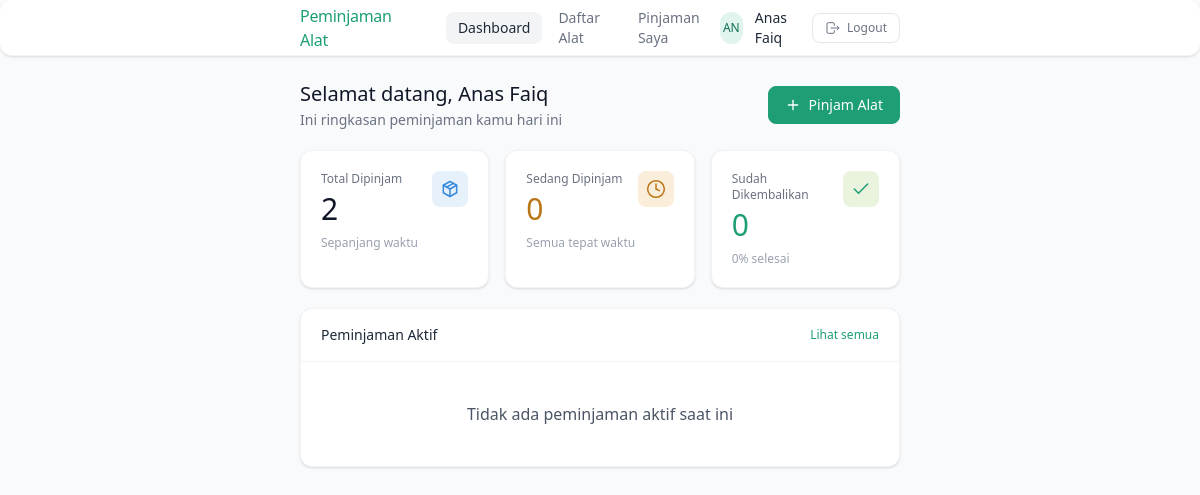
/pages/peminjam/dashboard.php (signed in), run on an earlier commit of the app's database.
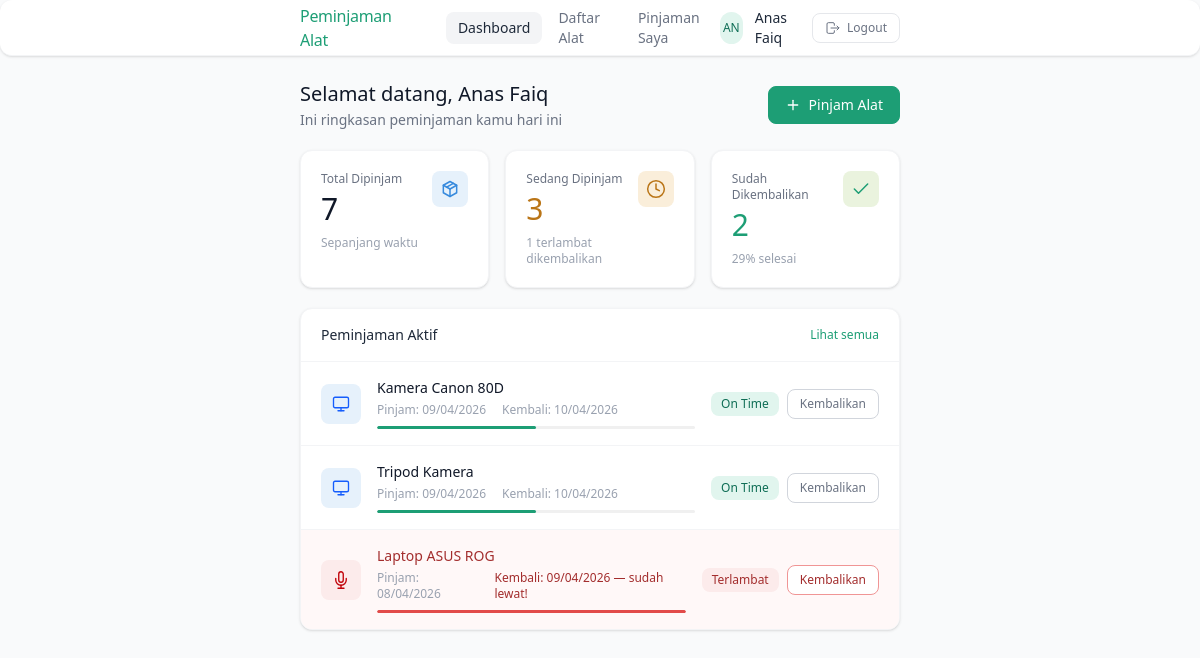
And on a later commit of the database.
### tables this page shows
CREATE TABLE `peminjaman` (
  `id_peminjaman` int NOT NULL,
  `id_user` int NOT NULL,
  `tanggal_pinjam` date NOT NULL,
  `tanggal_kembali_rencana` date NOT NULL,
  `status` enum('Menunggu','Disetujui','Ditolak') DEFAULT 'Menunggu',
  `total_biaya` int DEFAULT '0',
  `status_pembayaran` enum('Belum Dibayar','Lunas') DEFAULT 'Belum Dibayar',
  `created_at` timestamp NOT NULL DEFAULT CURRENT_TIMESTAMP
);

### pages/peminjam/dashboard.php (the view, shortened to what the changed rows need)
<?php
  include '../../config/conn.php';
  $id_user = $_SESSION['id_user'];
  $sql = mysqli_query($conn, "SELECT nama FROM users WHERE id_user='$id_user'");
  $data = mysqli_fetch_assoc($sql);
  $total_pinjam_query = mysqli_query($conn, "SELECT COUNT(*) as total FROM peminjaman WHERE id_user='$id_user'");
  $total_pinjam = mysqli_fetch_assoc($total_pinjam_query)['total'];
  $sedang_pinjam_query = mysqli_query($conn, "SELECT COUNT(*) as total FROM peminjaman p
                                              WHERE p.id_user='$id_user'
                                              AND p.status='Disetujui'
                                              AND p.id_peminjaman NOT IN (SELECT id_peminjaman FROM pengembalian)");
  $sedang_pinjam = mysqli_fetch_assoc($sedang_pinjam_query)['total'];
  $sudah_kembali_query = mysqli_query($conn, "SELECT COUNT(*) as total FROM pengembalian pg
                                              JOIN peminjaman p ON pg.id_peminjaman = p.id_peminjaman
                                              WHERE p.id_user='$id_user'");
  $sudah_kembali = mysqli_fetch_assoc($sudah_kembali_query)['total'];
  $terlambat_query = mysqli_query($conn, "SELECT COUNT(*) as total FROM peminjaman p
                                         WHERE p.id_user='$id_user'
                                         AND p.status='Disetujui'
                                         AND p.id_peminjaman NOT IN (SELECT id_peminjaman FROM pengembalian)
                                         AND p.tanggal_kembali_rencana < NOW()");
  $terlambat = mysqli_fetch_assoc($terlambat_query)['total'];
  $active_borrowing_query = mysqli_query($conn, "SELECT p.id_peminjaman, p.tanggal_pinjam, p.tanggal_kembali_rencana,
                                               GROUP_CONCAT(a.nama_alat SEPARATOR ', ') as alat_list,
                                               COUNT(d.id_detail) as jumlah_alat,
                                               CASE
                                                 WHEN p.tanggal_kembali_rencana < NOW() THEN 'terlambat'
                                                 ELSE 'tepat'
                                               END as status_waktu
                                               FROM peminjaman p
                                               LEFT JOIN detail_peminjaman d ON p.id_peminjaman = d.id_peminjaman
                                               LEFT JOIN alat a ON d.id_alat = a.id_alat
                                               WHERE p.id_user='$id_user'
                                               AND p.status='Disetujui'
                                               AND p.id_peminjaman NOT IN (SELECT id_peminjaman FROM pengembalian)
                                               GROUP BY p.id_peminjaman
                                               ORDER BY p.tanggal_pinjam DESC
                                               LIMIT 3");
  $active_borrowings = [];
  while($row = mysqli_fetch_assoc($active_borrowing_query)) {
    $active_borrowings[] = $row;
  }
  $persentase_selesai = $total_pinjam > 0 ? round(($sudah_kembali / $total_pinjam) * 100) : 0;
?>
<!DOCTYPE html>
<html lang="id">
<head>
  <link rel="stylesheet" href="../../src/output.css">
</head>
<body class="db-body">
  <main class="dashboard-content-peminjam">
    <section class="welcome-bar">
      <div>
        <h2 class="welcome-title">Selamat datang, <?= $data['nama'] ?></h2>
      </div>
    </section>
    <section class="dashboard-cards-peminjam">
      <div class="dashboard-card-peminjam">
        <div class="card-text-peminjam">
          <h3>Total Dipinjam</h3>
          <p><?= $total_pinjam ?></p>
          <small>Sepanjang waktu</small>
        </div>
      </div>
      <div class="dashboard-card-peminjam">
        <div class="card-text-peminjam">
          <h3>Sedang Dipinjam</h3>
          <p class="text-amber-peminjam"><?= $sedang_pinjam ?></p>
          <small><?= $terlambat > 0 ? $terlambat . ' terlambat dikembalikan' : 'Semua tepat waktu' ?></small>
        </div>
      </div>
      <div class="dashboard-card-peminjam">
        <div class="card-text-peminjam">
          <h3>Sudah Dikembalikan</h3>
          <p class="text-green-peminjam"><?= $sudah_kembali ?></p>
          <small><?= $persentase_selesai ?>% selesai</small>
        </div>
      </div>
    </section>
    <section class="card-peminjam">
      <?php if(count($active_borrowings) > 0): ?>
        <?php foreach($active_borrowings as $borrow):
          $is_late = $borrow['status_waktu'] === 'terlambat';
          $date_pinjam = new DateTime($borrow['tanggal_pinjam']);
          $date_kembali = new DateTime($borrow['tanggal_kembali_rencana']);
          $today = new DateTime();
          $interval = $today->diff($date_pinjam);
          $total_days = $interval->days + 1;
          $interval_progress = $date_kembali->diff($date_pinjam);
          $total_duration = $interval_progress->days + 1;
          $progress_pct = min(($total_days / $total_duration) * 100, 100);
        ?>
          <div class="borrow-item-row <?= $is_late ? 'borrow-item-late' : '' ?>">
            <div class="borrow-item-icon <?= $is_late ? 'borrow-item-icon-late' : 'borrow-item-icon-ok' ?>">
              <svg xmlns="http://www.w3.org/2000/svg" width="18" height="18" viewBox="0 0 24 24"
                fill="none" stroke="currentColor" stroke-width="1.8"
                stroke-linecap="round" stroke-linejoin="round" class="<?= $is_late ? 'text-red-700' : 'text-blue-600' ?>">
                <?php if($is_late): ?>
                  <path d="M12 1a3 3 0 0 0-3 3v8a3 3 0 0 0 6 0V4a3 3 0 0 0-3-3z"/>
                  <path d="M19 10v2a7 7 0 0 1-14 0v-2"/>
                  <line x1="12" y1="19" x2="12" y2="23"/>
                  <line x1="8" y1="23" x2="16" y2="23"/>
                <?php else: ?>
                  <rect x="2" y="3" width="20" height="14" rx="2"/>
                  <line x1="8" y1="21" x2="16" y2="21"/>
                  <line x1="12" y1="17" x2="12" y2="21"/>
                <?php endif; ?>
              </svg>
            </div>
            <div class="borrow-item-info">
              <p class="item-name <?= $is_late ? 'late-text' : '' ?>"><?= htmlspecialchars($borrow['alat_list']) ?></p>
              <div class="item-dates">
                <span>Pinjam: <?= date('d/m/Y', strtotime($borrow['tanggal_pinjam'])) ?></span>
                <?php if($is_late): ?>
                  <span class="late-text font-medium">Kembali: <?= date('d/m/Y', strtotime($borrow['tanggal_kembali_rencana'])) ?> — sudah lewat!</span>
                <?php else: ?>
                  <span>Kembali: <?= date('d/m/Y', strtotime($borrow['tanggal_kembali_rencana'])) ?></span>
                <?php endif; ?>
              </div>
              <div class="progress-bar">
                <div class="progress-fill <?= $is_late ? 'progress-fill-late' : 'progress-fill-ok' ?>" style="width:<?= $progress_pct ?>%;"></div>
              </div>
            </div>
            <div class="borrow-item-right">
              <span class="badge <?= $is_late ? 'badge-late' : 'badge-ok' ?>">
                <?= $is_late ? 'Terlambat' : 'On Time' ?>
              </span>
              <button class="action-btn <?= $is_late ? 'action-btn-late' : '' ?>" onclick="location.href='pinjaman_user.php#id-<?= $borrow['id_peminjaman'] ?>'">
                Kembalikan
              </button>
            </div>
          </div>
        <?php endforeach; ?>
      <?php else: ?>
        <div class="empty-state">
          <p>Tidak ada peminjaman aktif saat ini</p>
        </div>
      <?php endif; ?>
  </main>
</body>
</html>

What changed in the data, as far as the page shows it:
added peminjaman: alat_list "Kamera Canon 80D", tanggal_pinjam "09/04/2026", tanggal_kembali_rencana "10/04/2026", shows "On Time"
added peminjaman: alat_list "Tripod Kamera", tanggal_pinjam "09/04/2026", tanggal_kembali_rencana "10/04/2026", shows "On Time"
added peminjaman: alat_list "Laptop ASUS ROG", tanggal_pinjam "08/04/2026", tanggal_kembali_rencana "09/04/2026", shows "Terlambat"
Also different on the page:
$total_pinjam: "2" → "7"
$sedang_pinjam: "0" → "3"
$terlambat: (not shown) → "1"
$sudah_kembali: "0" → "2"
$persentase_selesai: "0" → "29"
text no longer shown: "Semua tepat waktu Tidak ada peminjaman aktif saat ini"
text now shown: "terlambat dikembalikan"
